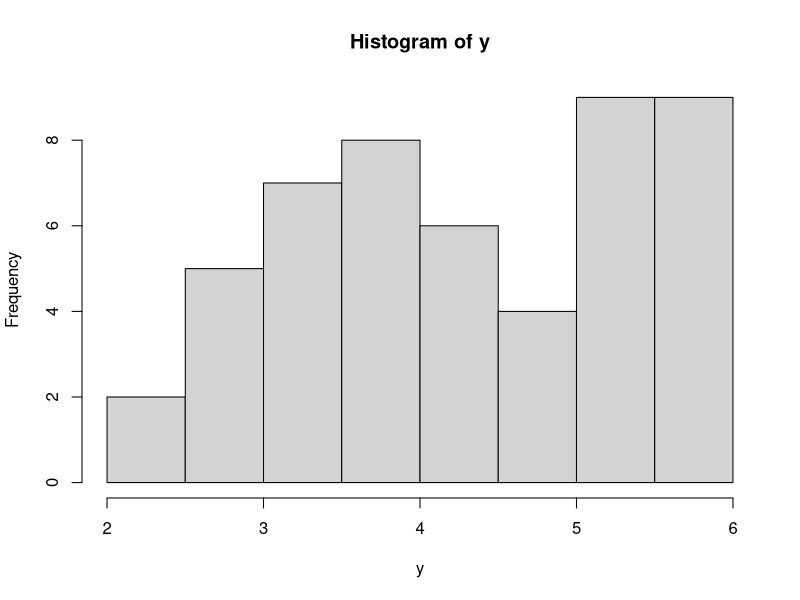
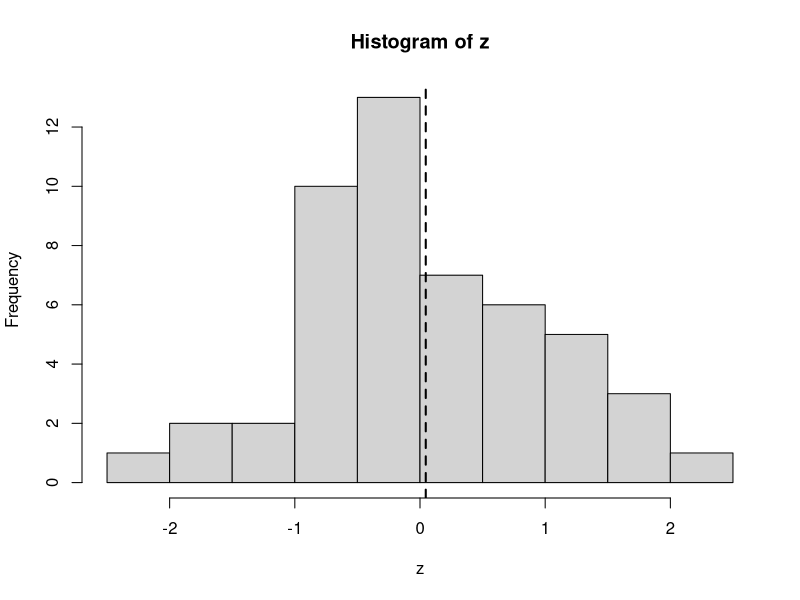
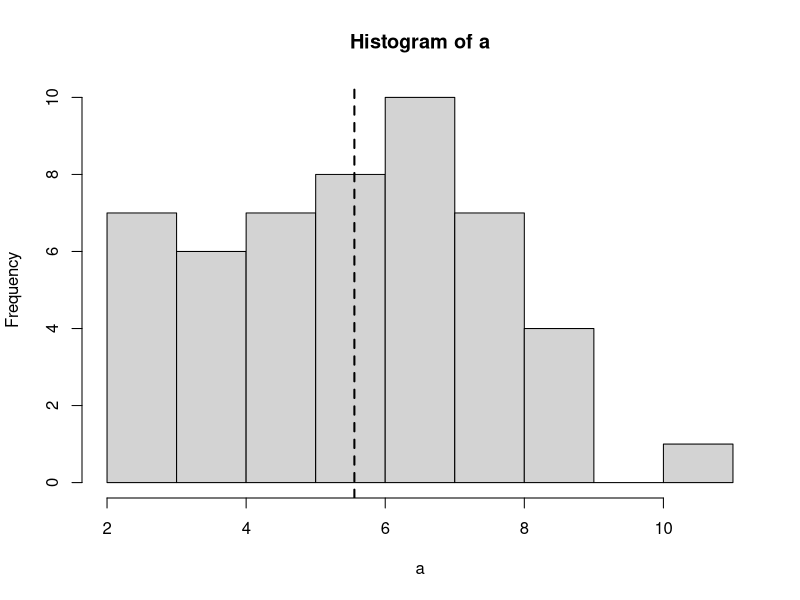
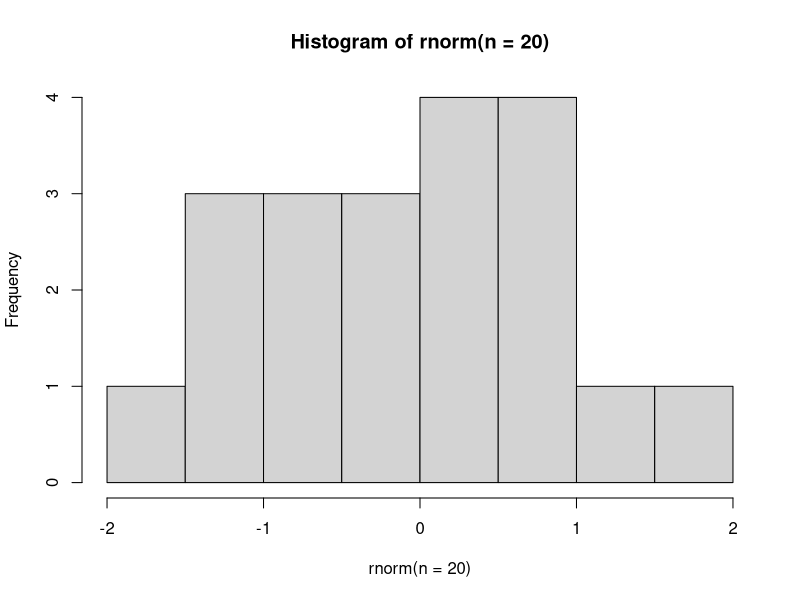
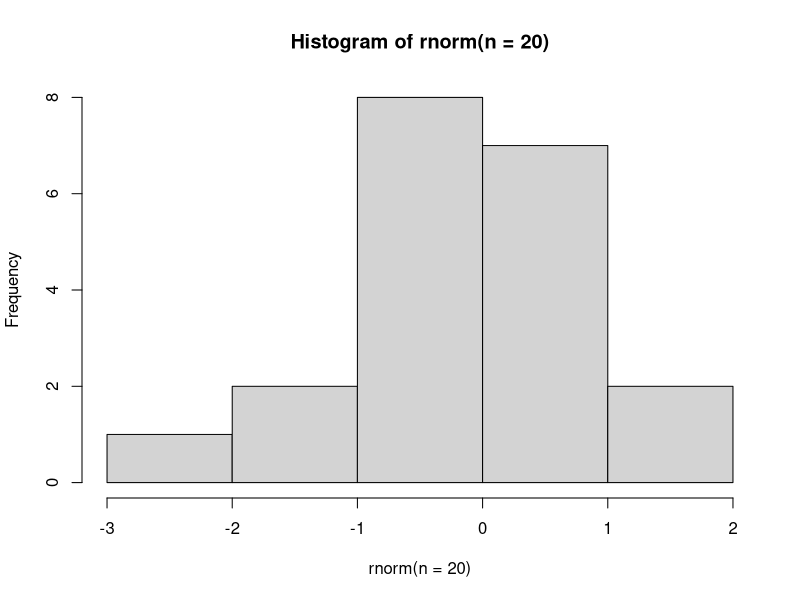
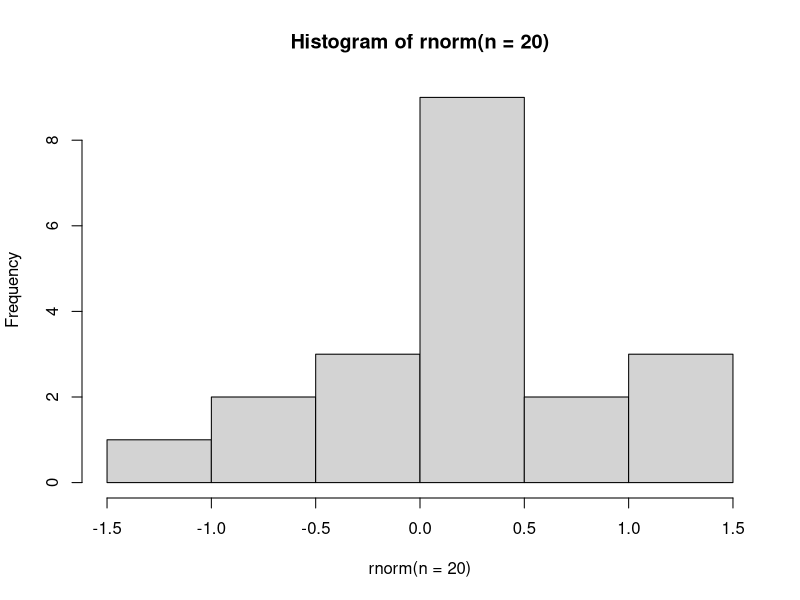
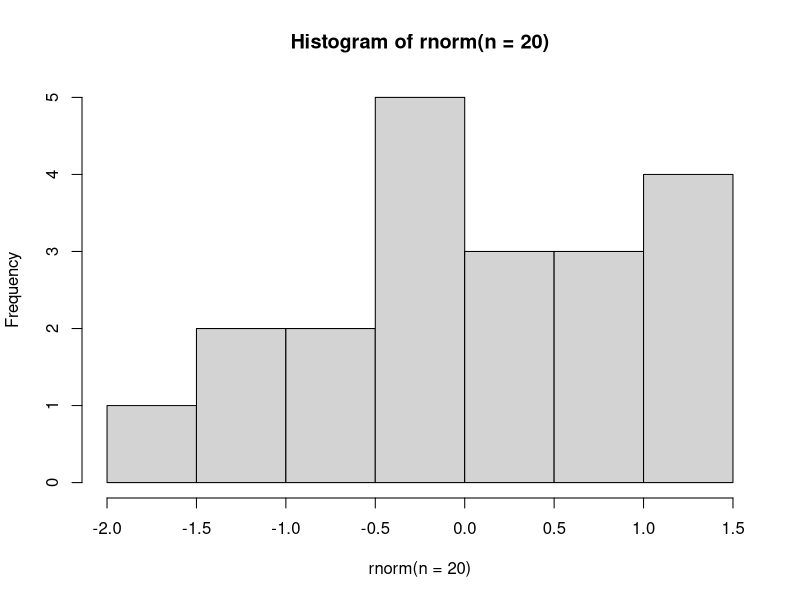
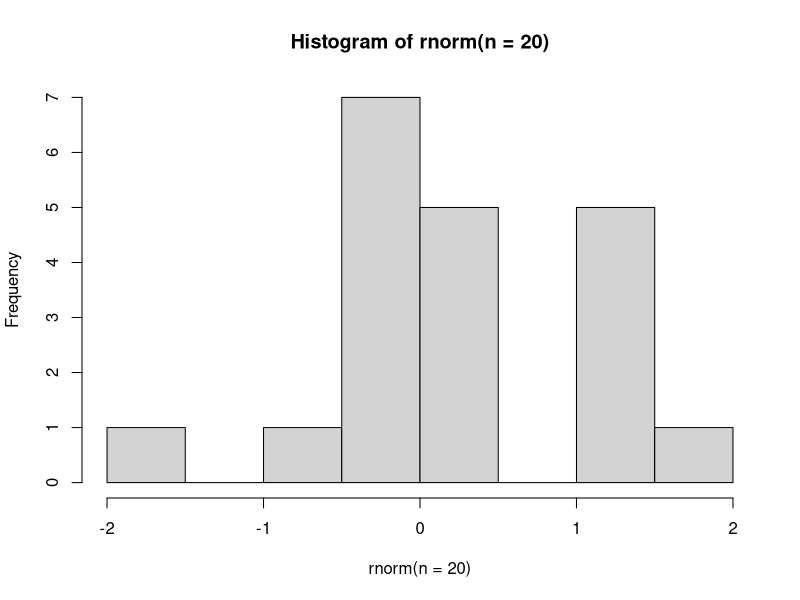

Write R code to recreate these figures, in order.
## ---- chunk 1
knitr::opts_chunk$set(echo = TRUE)
knitr::opts_chunk$set(eval = TRUE)
## ---- chunk 2
library(tidyverse)
## ---- chunk 3
#|echo: true
x <- runif(50)
## ---- chunk 4
#|echo: true
x
## ---- chunk 5
y <- runif(50, min = 2, max = 6)
## ---- chunk 6
head(y)
## ---- chunk 7
hist(y)
## ---- chunk 8
z <- rnorm(50)
hist(z)
abline(v = mean(z), lty = 2, lwd = 2)

## ---- chunk 9
a <- rnorm(50, mean = 5, sd = 2)
## ---- chunk 10
hist(a)
abline(v = mean(a), lty = 2, lwd = 2)

## ---- chunk 11
#|eval: true
mean(a)
sd(a)
## ---- chunk 12
quantile(a)
## ---- chunk 13
quantile(a, 0.16)

quantile(a, 0.84)
## ---- chunk 14
mean(a) - sd(a)

mean(a) + sd(a)

## ---- chunk 15
quantile(a, 0.025)

quantile(a, 0.975)
## ---- chunk 16
mean(a) - 2 * sd(a)

mean(a) + 2 * sd(a)

## ---- chunk 17
hist(rnorm(n = 20)) # Observe the shape of the histogram

hist(rnorm(n = 20)) # Observe the shape of the histogram

hist(rnorm(n = 20)) # Observe the shape of the histogram

hist(rnorm(n = 20)) # Observe the shape of the histogram

hist(rnorm(n = 20)) # Observe the shape of the histogram

## ---- chunk 18
hist(rnorm(n = 5))

hist(rnorm(n = 10))

hist(rnorm(n = 20))

hist(rnorm(n = 30))

hist(rnorm(n = 40))

hist(rnorm(n = 50))

hist(rnorm(n = 100))

hist(rnorm(n = 500))

hist(rnorm(n = 1000)) 

## ---- chunk 19

library(reshape)

## ---- chunk 20
set.seed(3376)
## ---- chunk 21
sample(100, 3)
## ---- chunk 22
mu=100; sigma=10; n=10

## ---- chunk 23
xbar1=rep(0,5)
for (i in 1:5) {xbar1[i]= mean(rnorm(n, mean=mu, sd=sigma))}

xbar2=rep(0,10)
for (i in 1:10) {xbar2[i]=mean(rnorm(n, mean=mu, sd=sigma))}

xbar3=rep(0,100)
for (i in 1:100) {xbar3[i]=mean(rnorm(n, mean=mu, sd=sigma))}

## ---- chunk 24
x <- list(v1=xbar1, v2=xbar2, v3=xbar3)
data <- melt(x)

## ---- chunk 25
xb1 <- mean(xbar1)
xb2 <- mean(xbar2)
xb3 <- mean(xbar3)

xb1
xb2
xb3

## ---- chunk 26
ggplot(data, aes(x = value, fill = L1)) +
  geom_density(alpha = .50) +
  ggtitle("Figure 8-2: Increased Draws, Increased Accuracy") +
  xlab("Value") +
  ylab("Density") +
  theme_minimal() +
  theme(plot.title = element_text(size = 8, face = "bold")) +
  theme(axis.title = element_text(size = 8, face = "bold")) +
  geom_vline(xintercept = xb1, col = "#bf0000") +
  geom_vline(xintercept = xb2, col = "#008b00") +
  geom_vline(xintercept = xb3, col = "#0000ff") +
  annotate(
    "text",
    x = 95,
    y = .15,
    label =
      "Mean with 5 draws = 98.895",
    col = "#bf0000"
  ) +
  annotate(
    "text",
    x = 95,
    y = .175,
    label =
      "Mean with 10 draws = 100.481",
    col = "#008b00"
  ) +
  annotate(
    "text",
    x = 95,
    y = .20,
    label =
      "Mean with 100 draws = 100.071",
    col = "#0000ff"
  ) +
  theme(legend.position = "none")

## ---- chunk 27
set.seed(3376)
## ---- chunk 28

mu=100; sigma=10; n=5
xbar1=rep(0,10)
for (i in 1:10) {xbar1[i]=mean(rnorm(n, mean=mu, sd=sigma))}

mu=100; sigma=10; n=10
xbar2=rep(0,10)
for (i in 1:10) {xbar2[i]=mean(rnorm(n, mean=mu, sd=sigma))}

mu=100; sigma=10; n=100
xbar3=rep(0,10)
for (i in 1:10) {xbar3[i]=mean(rnorm(n, mean=mu, sd=sigma))}
## ---- chunk 29
x <- list(v1=xbar1,v2=xbar2,v3=xbar3)
data <- melt(x)

ggplot(data, aes(x = value, fill = L1)) +
  geom_density(alpha = .70) +
  theme_minimal() +
  theme(plot.title = element_text(size = 8, face = "bold")) +
  theme(axis.title = element_text(size = 8, face = "bold")) +
  ggtitle("Brown (2021, Figure 8-3): Increasing Observations Increases Normality") +
  annotate(
    "text",
    x = 95,
    y = .15,
    label =
      "5 Observations per Draw",
    col = "#bf0000"
  ) +
  annotate(
    "text",
    x = 95,
    y = .175,
    label =
      "10 Observations per Draw",
    col = "#008b00"
  ) +
  annotate(
    "text",
    x = 95,
    y = .20,
    label =
      "100 Observations per Draw",
    col = "#0000ff"
  ) +
  theme(legend.position = "none") +
  xlab("Mean of Sample Means") +
  ylab("Density")
